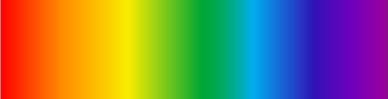
#> input picture spectrum_2.jpg, 388 x 99 px, found by its file name
$ python Color_pxel_to_wavelength.py
#> lines starting #> are read from the running program, lines starting #| are printed output that depends on the picture
import cv2
import time
import numpy as np
import matplotlib.pyplot as plt
import openpyxl


#reading image using cv2
img_path = 'C:/Users/Public/PYTHON_PROJECTS/spectrometer/spectrum_2.jpg'
image = cv2.imread(img_path)
#> image is the input picture: shape (99, 388, 3); mean B, G, R 89.7, 120.2, 130.9
cv2.imshow("image", image)
cv2.waitKey(0)
cv2.destroyAllWindows()

h, w, _ = image.shape
#> h = 99; w = 388
print("height = ", h , ", width = ", w)
#| height =  99 , width =  388

#ordering BGR to RGB from original image into img_rgb
img_rgb = []
start = time.time()
for i in range(h):
    img_rgb.append([])
    for j in range(w):
        img_rgb[i].append([image[i][j][2], image[i][j][1], image[i][j][0]])
#> after the loop, img_rgb = 99 items
stop = time.time()
print("time required for ordering = ", stop-start)


#plotting RGB
r = []
g = []
b = []
for i in range(w):
    x = 0
    y = 0
    z = 0
    for j in range(h):
        x = x + img_rgb[j][i][0]
        y = y + img_rgb[j][i][1]
        z = z + img_rgb[j][i][2]
    r.append(x/h)
    g.append(y/h)
    b.append(z/h)
#> after the loop, b = 388 values, max 239 at index 254, min 0 at index 4, mean 89.72; g = 388 values, max 237 at index 129, min 0 at index 350, mean 120.2; r = 388 values, max 255 at index 0, min 0 at index 201, mean 130.9


plt.plot(r, color='red')
plt.plot(g, color='green')
plt.plot(b, color='blue')
plt.show()
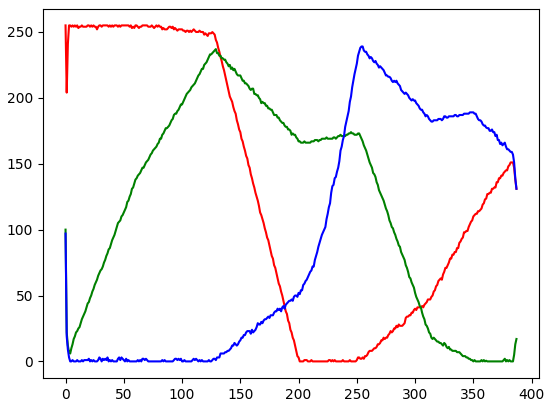
#> figure drawn by matplotlib, 1 panel; curve peaks at x = 0, y = 255; curve peaks at x = 129, y = 237; curve peaks at x = 254, y = 239


#getting colors value
color_pixel = []
for i in range(w):
    color_pixel.append(img_rgb[0][i])
#> after the loop, color_pixel = 388 items, first 6: [255, 100, 97], [204, 22, 19], [241, 12, 9], [255, 7, 3], [255, 6, 0], [254, 10, 0]

#calculating steps by which nm wavelength should increase
step_size = (700-w)/w
#> step_size = 0.804

#generating wavelength for each color pixel
wavelength = []
for i in range(w):
    wavelength.append(700-i*step_size)


xl_path = "pixel_wavelength.xlsx"
#> (the run stopped early here; a loop or call above may not have finished)
